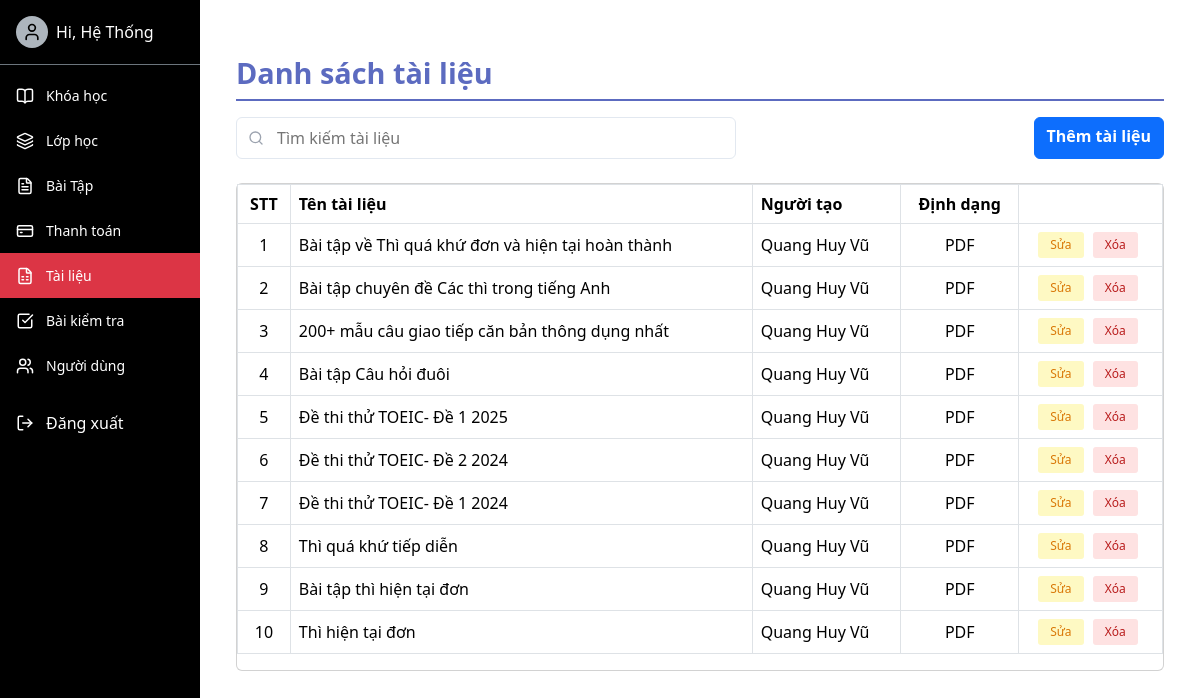
Before: /document_management/ (signed in) with the older database file.
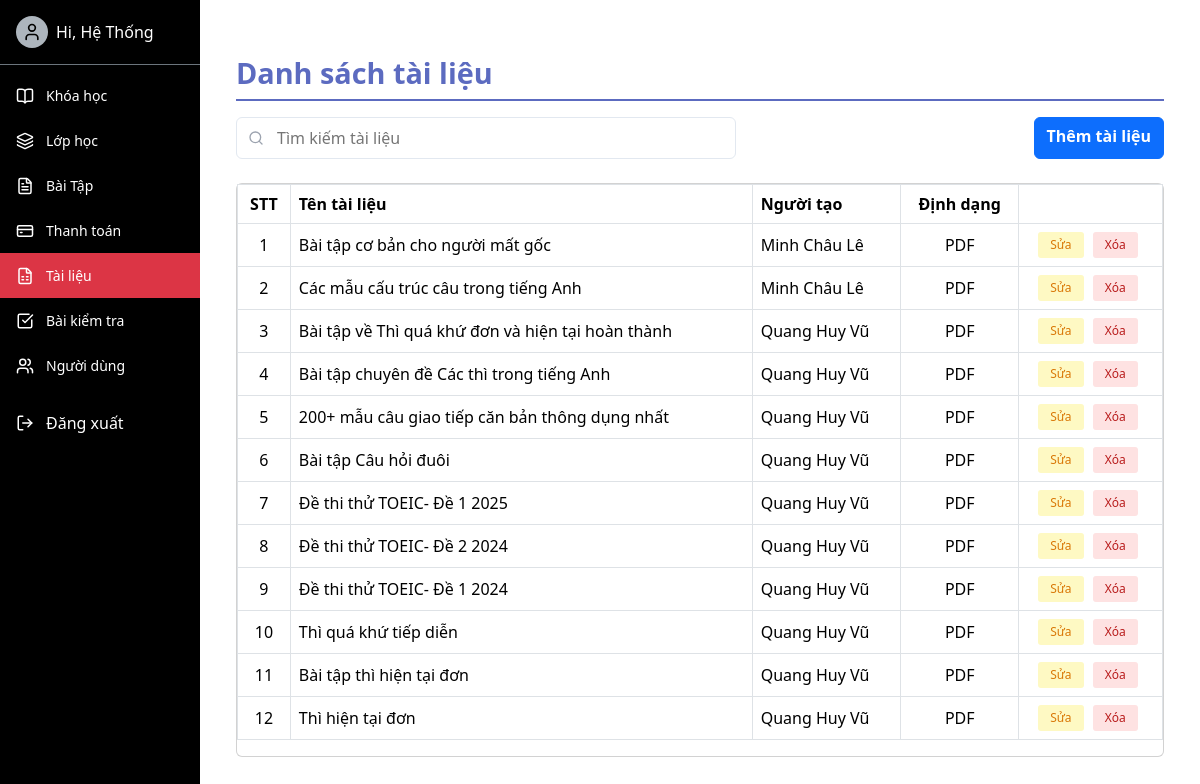
After: the same page with the newer database file.
### english/models.py (models this page shows)
class DOCUMENT(models.Model):
    doc_id = models.AutoField(primary_key=True)
    doc_name = models.CharField(max_length=100)
    doc_file = models.FileField(upload_to='media/documents', null=True, blank=True)
    auth_user_id = models.ForeignKey(User, on_delete=models.CASCADE,default=1,)
    class Meta:
        db_table = 'DOCUMENT'

### DocumentManagement/views.py (the view)
# urls.py: path('', views.document_list, name='document_list'),
@login_required
@user_passes_test(is_staff)
def document_list(request):
    documents = DOCUMENT.objects.select_related('auth_user_id').all().order_by('-doc_id')
    context = {
        'documents': documents,
        'active_menu': 'documents',
        'title': 'Danh sách tài liệu',
    }
    return render(request, 'document_list.html', context)

### english/views.py (called while the page is built)
def is_staff(user):
    return user.groups.filter(name__in=['Admin', 'Teacher']).exists()

### DocumentManagement/templates/document_list.html (shortened to what this page needs)
<link rel="stylesheet" href="https://cdnjs.cloudflare.com/ajax/libs/font-awesome/6.4.0/css/all.min.css">
<link href="https://cdn.jsdelivr.net/npm/bootstrap@5.3.0/dist/css/bootstrap.min.css" rel="stylesheet">
{% extends 'base-admin.html' %}
{% block content %}
<div class="container-fluid">
    <h2 class="custom-title">Danh sách tài liệu</h2>
    <div class="d-flex justify-content-between mb-4 mt-2">
        <div style="position: relative; max-width: 500px; width: 100%;">
    <input
        type="text"
        id="searchInput"
        placeholder="Tìm kiếm tài liệu"
        style="width: 100%; padding: 0.5rem 1rem 0.5rem 2.5rem; border: 1px solid #e2e8f0; border-radius: 0.375rem;"
    >
</div>
        <a href="{% url 'add_document' %}" class="btn btn-primary" style="font-weight: bold";>Thêm tài liệu
        </a>
    </div>
    <div class="card">
        <div class="card-body p-0">
            <div class="table-responsive">
                <table class="table table-bordered table-hover align-middle">
                    <thead>
                        <tr>
                            <th class="text-center">STT</th>
                            <th>Tên tài liệu</th>
                            <th>Người tạo</th>
                            <th class="text-center">Định dạng</th>
                            <th class="text-center"></th>
                        </tr>
                    </thead>
                    <tbody>
                        {% for document in documents %}
                        <tr>
                            <td class="text-center">{{ forloop.counter }}</td>
                            <td>{{ document.doc_name|default:"(Không có tên)" }}</td>
                            <td>{{ document.auth_user_id.first_name }} {{ document.auth_user_id.last_name }}</td>
                            <td class="text-center">PDF</td>
                            <td class="text-center">
                                <a href="{% url 'document_detail_edit' document.doc_id %}" class="btn btn-sm btn-common">Sửa</a>
                                <form method="post" action="{% url 'document_detail_edit' document.doc_id %}" style="display:inline;">
                                    <button type="submit" name="delete" class="btn btn-sm btn-delete" onclick="return confirm('Bạn có chắc chắn muốn xóa tài liệu này?');">Xóa</button>
                                </form>
                            </td>
                        </tr>
                        {% empty %}
                        <tr>
                            <td colspan="6" class="text-center py-4">Không có tài liệu nào.</td>
                        </tr>
                        {% endfor %}
                    </tbody>
                </table>
            </div>
        </div>
    </div>
</div>
{% endblock %}

Changed rows visible on the page:
added DOCUMENT: doc_name "Bài tập cơ bản cho người mất gốc", auth_user_id.first_name "Minh Châu", auth_user_id.last_name "Lê"
added DOCUMENT: doc_name "Các mẫu cấu trúc câu trong tiếng Anh", auth_user_id.first_name "Minh Châu", auth_user_id.last_name "Lê"
